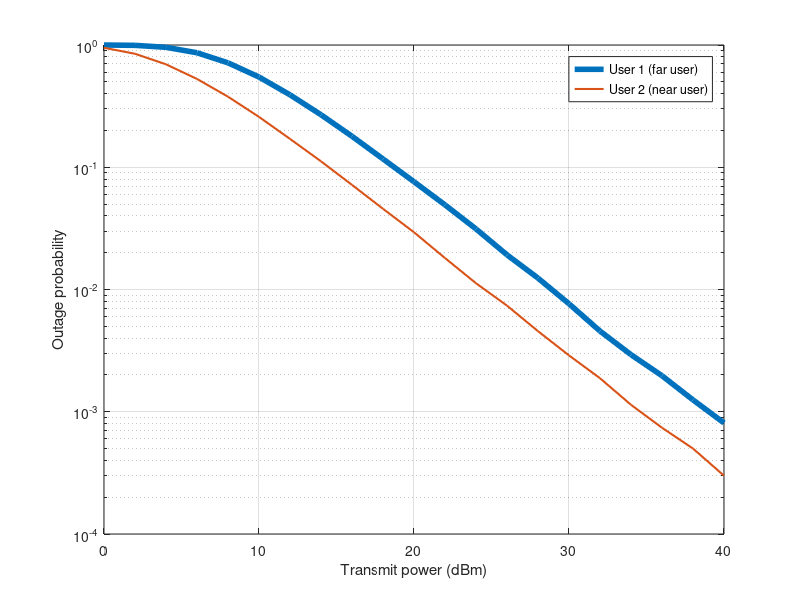
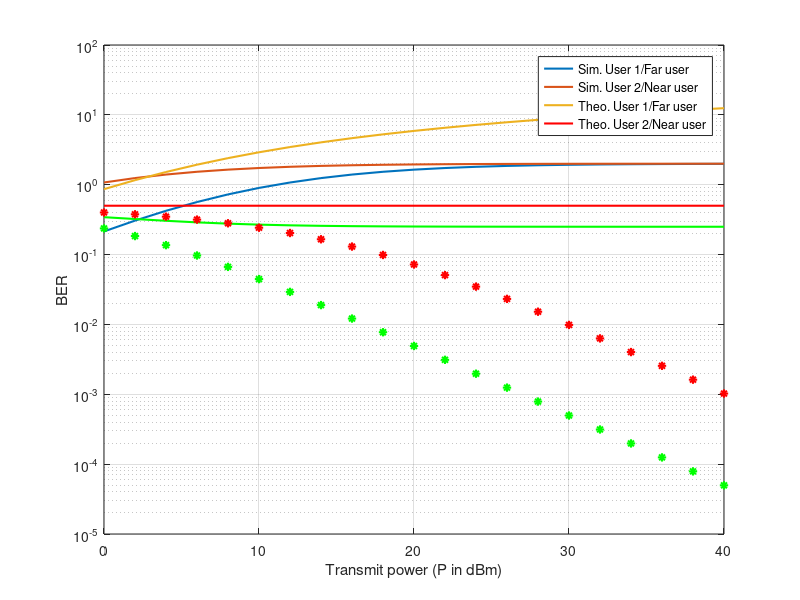

Write MATLAB code to recreate these figures, in order.
% capacity and outage probability
clc; clear variables; close all;

N = 10^5;

d1 = 1000; d2 = 500;    %Distances of users from base station (BS)
a1 = 0.75; a2 = 0.25;   %Power allocation factors
eta = 4;                %Path loss exponent

%Generate rayleigh fading coefficient for both users
h1 = sqrt(d1^-eta)*(randn(1,N)+1i*randn(1,N))/sqrt(2);
h2 = sqrt(d2^-eta)*(randn(1,N)+1i*randn(1,N))/sqrt(2);

g1 = (abs(h1)).^2;
g2 = (abs(h2)).^2;

Pt = 0:2:40;                %Transmit power in dBm
pt = (10^-3)*10.^(Pt/10);   %Transmit power in linear scale
BW = 10^6;                  %System bandwidth
No = -174 + 10*log10(BW);   %Noise power (dBm)
no = (10^-3)*10.^(No/10);   %Noise power (linear scale)

p = length(Pt);
p1 = zeros(1,length(Pt));
p2 = zeros(1,length(Pt));

rate1 = 1; rate2 = 2;       %Target rate of users in bps/Hz
for u = 1:p
    %Calculate SNRs
    gamma_1 = a1*pt(u)*g1./(a2*pt(u)*g1+no);
    gamma_12 = a1*pt(u)*g2./(a2*pt(u)*g2+no);
    gamma_2 = a2*pt(u)*g2/no;
    
    %Calculate achievable rates
    R1 = log2(1+gamma_1);
    R12 = log2(1+gamma_12);
    R2 = log2(1+gamma_2);
    
    %Find average of achievable rates
    R1_av(u) = mean(R1);
    R12_av(u) = mean(R12);
    R2_av(u) = mean(R2);
    
    %Check for outage
    for k = 1:N
        if R1(k) < rate1
            p1(u) = p1(u)+1;
        end
        if (R12(k) < rate1)||(R2(k) < rate2)
            p2(u) = p2(u)+1;
        end
    end
end

pout1 = p1/N; 
pout2 = p2/N;

figure;
semilogy(Pt, pout1, 'linewidth', 4); hold on; grid on;
semilogy(Pt, pout2, 'linewidth', 1.5);
xlabel('Transmit power (dBm)');
ylabel('Outage probability');
legend('User 1 (far user)','User 2 (near user)');

figure;
plot(Pt, R1_av, 'linewidth', 1.5); hold on; grid on;
plot(Pt, R12_av, 'linewidth', 1.5);
plot(Pt, R2_av, 'linewidth', 1.5);
xlabel('Transmit power (dBm)');
ylabel('Achievable capacity (bps/Hz)');
legend('R_1','R_{12}','R_2')

%% BER for 2 users

N = 10^6;

d1 = 1500; d2 = 500;    %Distances of users from base station (BS)
a1 = 0.85; a2 = 0.15;   %Power allocation factors
eta = 4;                %Path loss exponent

%Generate rayleigh fading coefficient for both users
h1 = sqrt(d1^-eta)*(randn(1,N)+1i*randn(1,N))/sqrt(2);
h2 = sqrt(d2^-eta)*(randn(1,N)+1i*randn(1,N))/sqrt(2);

g1 = (abs(h1)).^2;
g2 = (abs(h2)).^2;

Pt = 0:2:40;                %Transmit power in dBm
pt = (10^-3)*10.^(Pt/10);   %Transmit power in linear scale
BW = 10^6;                  %System bandwidth
No = -174 + 10*log10(BW);   %Noise power (dBm)
no = (10^-3)*10.^(No/10);   %Noise power (linear scale)

%Generate noise samples for both users
w1 = sqrt(no)*(randn(1,N)+1i*randn(1,N))/sqrt(2);
w2 = sqrt(no)*(randn(1,N)+1i*randn(1,N))/sqrt(2);

%Generate random binary data for two users
data1 = randi([0 1],1,N);  %Data bits of user 1
data2 = randi([0 1],1,N);  %Data bits of user 2

%Do BPSK modulation of data
x1 = 2*data1 - 1;
x2 = 2*data2 - 1;

p = length(Pt);
for u = 1:p
    %Do superposition coding
    x = sqrt(pt(u))*(sqrt(a1)*x1 + sqrt(a2)*x2);
    %Received signals
    y1 = h1.*x + w1;
    y2 = h2.*x + w2;
    
    %Equalize 
    eq1 = y1./h1;
    eq2 = y2./h2;
    
    %AT USER 1--------------------
    %Direct decoding of x1 from y1
    x1_hat = zeros(1,N);
    x1_hat(eq1>0) = 1;
    
    %Compare decoded x1_hat with data1 to estimate BER
    ber1(u) = biterr(data1,x1_hat)/N;
    
    %----------------------------------
    
    %AT USER 2-------------------------
    %Direct decoding of x1 from y2
    x12_hat = ones(1,N);
    x12_hat(eq2<0) = -1;
    
    y2_dash = eq2 - sqrt(a1*pt(u))*x12_hat;
    x2_hat = zeros(1,N);
    x2_hat(real(y2_dash)>0) = 1;
    
    ber2(u) = biterr(x2_hat, data2)/N;
    %-----------------------------------   
    
    gam_a = 2*((sqrt(a1*pt(u))-sqrt(a2*pt(u)))^2)*mean(g1)/no;
    gam_b = 2*((sqrt(a1*pt(u))+sqrt(a2*pt(u)))^2)*mean(g1)/no;
    ber_th1(u) = 0.25*(2 - sqrt(gam_a/(2+gam_a)) - sqrt(gam_b/(2+gam_b)));
    
    gam_c = 2*a2*pt(u)*mean(g2)/no;
    gam_d = 2*((sqrt(a2) + sqrt(a1))^2)*pt(u)*mean(g2)/no;
    gam_e = 2*((sqrt(a2) + 2*sqrt(a1))^2)*pt(u)*mean(g2)/no;
    gam_f = 2*((-sqrt(a2) + sqrt(a1))^2)*pt(u)*mean(g2)/no;
    gam_g = 2*((-sqrt(a2) + 2*sqrt(a1))^2)*pt(u)*mean(g2)/no;
    
    gc = (1 - sqrt(gam_c/(2+gam_c)));
    gd = (1-sqrt(gam_d/(2+gam_d)));
    ge = (1-sqrt(gam_e/(2+gam_e)));
    gf = (1-sqrt(gam_f/(2+gam_f)));
    gg = (1-sqrt(gam_g/(2+gam_g)));
    
    ber_th2(u) = 0.5*gc - 0.25*gd + 0.25*(ge+gf-gg);
    
    gamma1(u) = a1*pt(u)*mean(g1)/(a2*pt(u)*mean(g1) + no);
    gamma2(u) = a2*pt(u)*mean(g2)/no;
end

semilogy(Pt, ber1,'r', 'linewidth',1.5); hold on; grid on;
semilogy(Pt, ber2,'g', 'linewidth',1.5);
semilogy(Pt, ber_th1, '*r','linewidth',1.5);
semilogy(Pt, ber_th2, '*g','linewidth',1.5);
xlabel('Transmit power (P in dBm)');
ylabel('BER');
legend('Sim. User 1/Far user','Sim. User 2/Near user','Theo. User 1/Far user','Theo. User 2/Near user');
